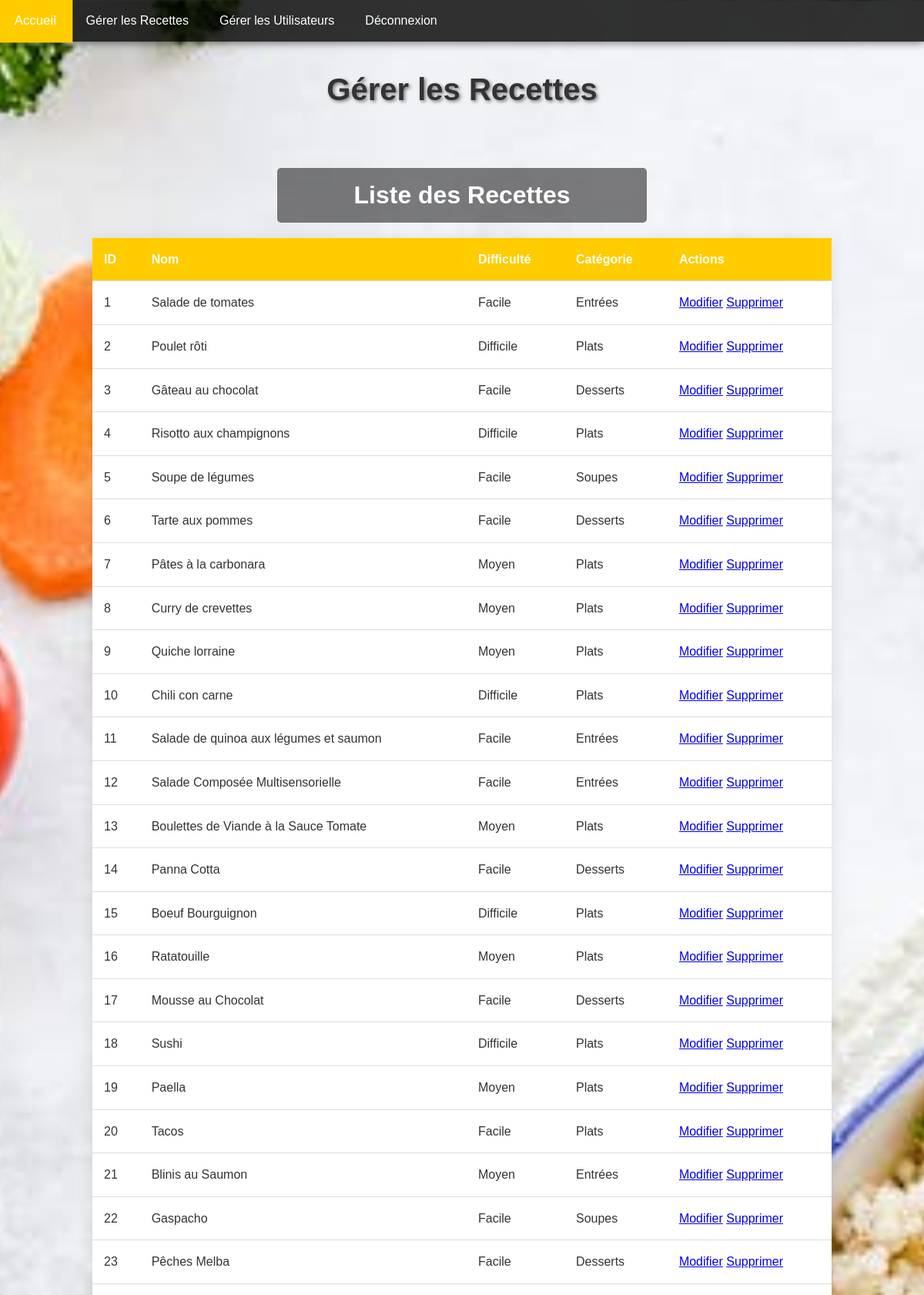
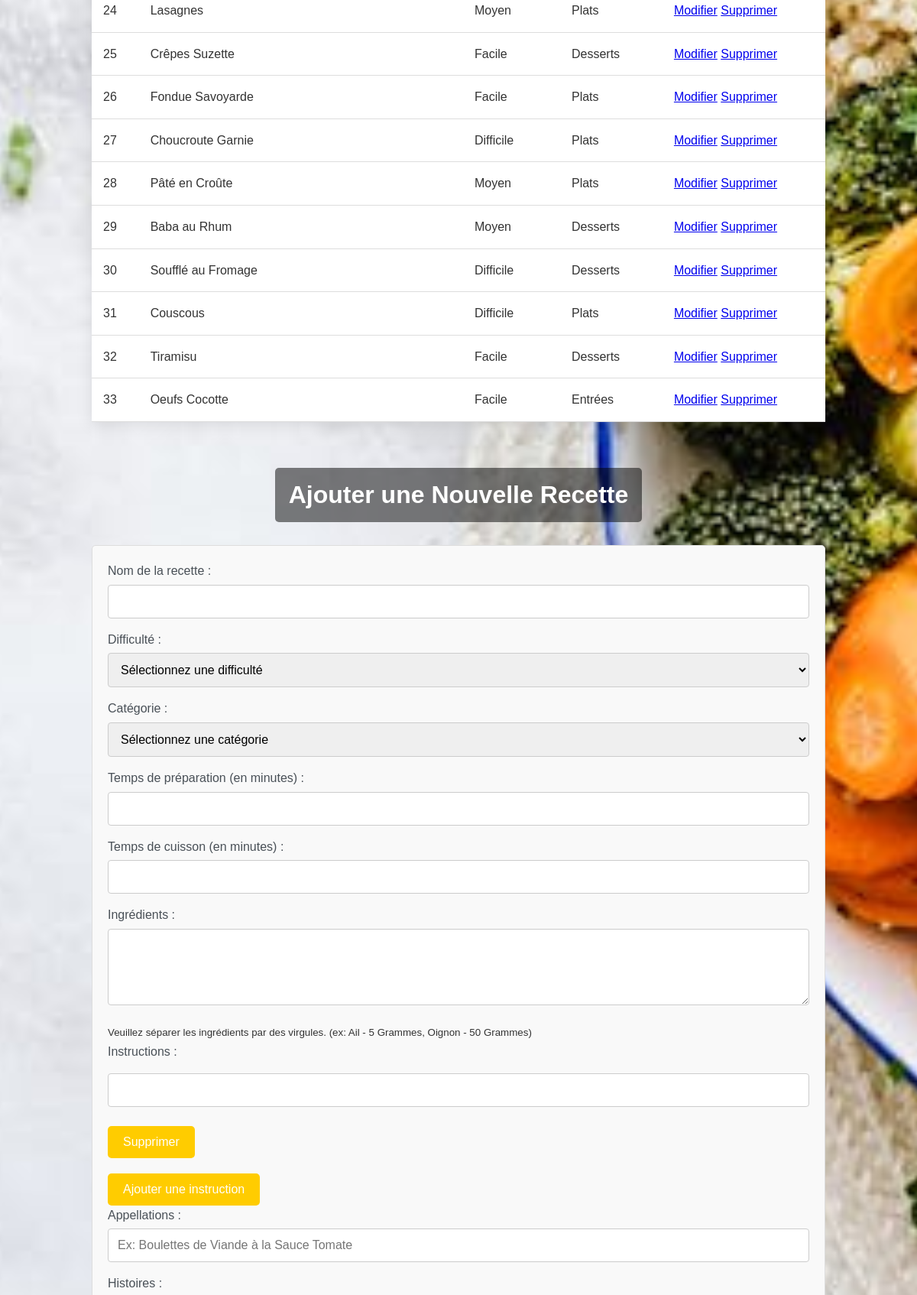
Page /mon_site_de_cuisine/admin/manage_recipes.php (upper part) on the committed database (2 pictures, top to bottom).
### tables this page shows
CREATE TABLE IF NOT EXISTS `recettes` (
  `id_recette` int NOT NULL AUTO_INCREMENT,
  `nom` varchar(50) NOT NULL,
  `id_difficulte` int NOT NULL,
  `id_utilisateur` int NOT NULL,
  `id_catg` int NOT NULL,
  PRIMARY KEY (`id_recette`),
  UNIQUE KEY `unique_nom_recette` (`nom`),
  KEY `id_difficulte` (`id_difficulte`),
  KEY `id_utilisateur` (`id_utilisateur`),
  KEY `fk_id_categorie` (`id_catg`)
);

### mon_site_de_cuisine/admin/manage_recipes.php (the view, shortened to what this page needs)
<?php
require '../data/db.php';
$stmt = $pdo->query("SELECT * FROM recettes");
$recettes = $stmt->fetchAll(PDO::FETCH_ASSOC);
?>
<!DOCTYPE html>
<html lang="fr">
<head>
    <link rel="stylesheet" href="../css/style.css">
</head>
<body>
    <nav class="main-nav">
        <ul>
            <li><a href="dashboard.php">Accueil</a></li>
            <li><a href="manage_recipes.php">Gérer les Recettes</a></li>
            <li><a href="manage_users.php">Gérer les Utilisateurs</a></li>
            <li><a href="../logout.php">Déconnexion</a></li>
        </ul>
    </nav>
    <h1 class="main-title">Gérer les Recettes</h1>
    <h2>Liste des Recettes</h2>
    <table>
        <thead>
            <tr>
                <th>ID</th>
                <th>Nom</th>
                <th>Difficulté</th>
                <th>Catégorie</th>
                <th>Actions</th>
            </tr>
        </thead>
        <tbody>
            <?php foreach ($recettes as $recette): ?>
                <tr>
                    <td><?php echo htmlspecialchars($recette['id_recette']); ?></td>
                    <td><?php echo htmlspecialchars($recette['nom']); ?></td>
                    <td>
                        <?php
                        switch ($recette['id_difficulte']) {
                            case 1:
                                echo "Facile";
                                break;
                            case 2:
                                echo "Moyen";
                                break;
                            case 3:
                                echo "Difficile";
                                break;
                        }
                        ?>
                    <td>
                        <?php
                        switch ($recette['id_catg']) {
                            case 1:
                                echo "Entrées";
                                break;
                            case 2:
                                echo "Plats";
                                break;
                            case 3:
                                echo "Desserts";
                                break;
                            case 4:
                                echo "Soupes";
                                break;
                        }
                        ?>
                    </td>
                    <td>
                        <a href="modifier_recette.php?id=<?php echo $recette['id_recette']; ?>">Modifier</a>
                        <a href="?delete=<?php echo $recette['id_recette']; ?>" onclick="return confirmDelete();">Supprimer</a>
                    </td>
                </tr>
            <?php endforeach; ?>
        </tbody>
    </table>
    <h2>Ajouter une Nouvelle Recette</h2>
    <form action="" method="post">
        <label for="nom">Nom de la recette :</label>
        <input type="text" id="nom" name="nom" required>
        <label for="id_difficulte">Difficulté :</label>
        <select id="id_difficulte" name="id_difficulte" required>
            <option value="">Sélectionnez une difficulté</option>
        </select>
        <label for="id_catg">Catégorie :</label>
        <select id="id_catg" name="id_catg" required>
            <option value="">Sélectionnez une catégorie</option>
        </select>
        <label for="temps_preparation">Temps de préparation (en minutes) :</label>
        <input type="number" id="temps_preparation" name="temps_preparation" required>
        <label for="temps_cuisson">Temps de cuisson (en minutes) :</label>
        <input type="number" id="temps_cuisson" name="temps_cuisson" required>
        <label for="ingredients">Ingrédients :</label>
        <textarea id="ingredients" name="ingredients" rows="4" required></textarea>
        <small>Veuillez séparer les ingrédients par des virgules. (ex: Ail - 5 Grammes, Oignon - 50 Grammes)</small>
        <label>Instructions :</label>
        <div id="instructionsContainer" class="instructions-container">
            <div class="instruction">
                <input type="text" name="instructions[]" required>
                <button type="button" class="remove-instruction">Supprimer</button>
            </div>
        </div>
        <button type="button" id="addInstruction">Ajouter une instruction</button>
        <label for="appellations">Appellations :</label>
        <input type="text" id="appellations" name="appellations" placeholder="Ex: Boulettes de Viande à la Sauce Tomate">
        <label for="histoires">Histoires :</label>
    </form>
</body>
</html>

### mon_site_de_cuisine/css/style.css (style rules this page uses)
* { box-sizing: border-box; margin: 0; padding: 0; }
body { display: flex; flex-direction: column; justify-content: center; align-items: center; min-height: 100vh; margin: 0; font-family: "Arial", sans-serif; background-image: url("../images/image_fond_ecran.jpeg"); background-size: cover; background-position: center; color: #333; line-height: 1.6; }
.main-nav { width: 100%; background-color: rgba(0, 0, 0, 0.8); z-index: 1000; box-shadow: 0 2px 10px rgba(0, 0, 0, 0.5); }
.main-nav ul { list-style-type: none; margin: 0; padding: 0; }
.main-nav ul li { float: left; position: relative; }
.main-nav ul li a { display: block; color: white; text-align: center; padding: 14px 20px; text-decoration: none; transition: background-color 0.3s, transform 0.3s; }
.main-title { text-align: center; font-size: 2.5em; margin: 30px 0; text-shadow: 2px 2px 4px rgba(0, 0, 0, 0.5); }
h2 { width: 40%; margin-top: 40px; margin-left: auto; margin-right: auto; text-align: center; font-size: 2em; color: white; background-color: rgba(0, 0, 0, 0.5); padding: 10px; border-radius: 5px; }
label { display: block; margin-bottom: 5px; color: #495057; }
input[type="text"], input[type="password"] { width: 100%; padding: 10px; border: 1px solid #ccc; border-radius: 5px; transition: border-color 0.3s; }

### mon_site_de_cuisine/admin/manage_recipes.php (style rules this page uses)
table { width: 80%; margin: 20px auto; border-collapse: collapse; background-color: #fff; box-shadow: 0 4px 20px rgba(0, 0, 0, 0.1); }
th, td { padding: 15px; text-align: left; border-bottom: 1px solid #ddd; }
th { background-color: #ffcc00; color: #fff; }
form { background-color: #f9f9f9; border: 1px solid #ddd; border-radius: 5px; padding: 20px; margin: 30px auto; width: 80%; }
form label { display: block; margin-bottom: 5px; }
form input[type="text"], form input[type="number"], form select, form textarea { width: 100%; padding: 12px; margin-bottom: 15px; border: 1px solid #ccc; border-radius: 4px; font-size: 1em; }
form textarea { height: 100px; }
form button { background-color: #ffcc00; color: white; padding: 12px 20px; border: none; border-radius: 5px; cursor: pointer; font-size: 1em; transition: background-color 0.3s; margin-top: 10px; }
.instructions-container { margin-top: 15px; }
.instruction { margin-bottom: 10px; }

### rows in the picture
recettes: id_recette "1", nom "Salade de tomates", shows "Facile", shows "Entrées"
recettes: id_recette "2", nom "Poulet rôti", shows "Difficile", shows "Plats"
recettes: id_recette "3", nom "Gâteau au chocolat", shows "Facile", shows "Desserts"
recettes: id_recette "4", nom "Risotto aux champignons", shows "Difficile", shows "Plats"
recettes: id_recette "5", nom "Soupe de légumes", shows "Facile", shows "Soupes"
recettes: id_recette "6", nom "Tarte aux pommes", shows "Facile", shows "Desserts"
recettes: id_recette "7", nom "Pâtes à la carbonara", shows "Moyen", shows "Plats"
recettes: id_recette "8", nom "Curry de crevettes", shows "Moyen", shows "Plats"
recettes: id_recette "9", nom "Quiche lorraine", shows "Moyen", shows "Plats"
recettes: id_recette "10", nom "Chili con carne", shows "Difficile", shows "Plats"
recettes: id_recette "11", nom "Salade de quinoa aux légumes et saumon", shows "Facile", shows "Entrées"
recettes: id_recette "12", nom "Salade Composée Multisensorielle", shows "Facile", shows "Entrées"
recettes: id_recette "13", nom "Boulettes de Viande à la Sauce Tomate", shows "Moyen", shows "Plats"
recettes: id_recette "14", nom "Panna Cotta", shows "Facile", shows "Desserts"
recettes: id_recette "15", nom "Boeuf Bourguignon", shows "Difficile", shows "Plats"
recettes: id_recette "16", nom "Ratatouille", shows "Moyen", shows "Plats"
recettes: id_recette "17", nom "Mousse au Chocolat", shows "Facile", shows "Desserts"
recettes: id_recette "18", nom "Sushi", shows "Difficile", shows "Plats"
recettes: id_recette "19", nom "Paella", shows "Moyen", shows "Plats"
recettes: id_recette "20", nom "Tacos", shows "Facile", shows "Plats"
recettes: id_recette "21", nom "Blinis au Saumon", shows "Moyen", shows "Entrées"
recettes: id_recette "22", nom "Gaspacho", shows "Facile", shows "Soupes"
recettes: id_recette "23", nom "Pêches Melba", shows "Facile", shows "Desserts"
recettes: id_recette "24", nom "Lasagnes", shows "Moyen", shows "Plats"
recettes: id_recette "25", nom "Crêpes Suzette", shows "Facile", shows "Desserts"
recettes: id_recette "26", nom "Fondue Savoyarde", shows "Facile", shows "Plats"
recettes: id_recette "27", nom "Choucroute Garnie", shows "Difficile", shows "Plats"
recettes: id_recette "28", nom "Pâté en Croûte", shows "Moyen", shows "Plats"
recettes: id_recette "29", nom "Baba au Rhum", shows "Moyen", shows "Desserts"
recettes: id_recette "30", nom "Soufflé au Fromage", shows "Difficile", shows "Desserts"
recettes: id_recette "31", nom "Couscous", shows "Difficile", shows "Plats"
recettes: id_recette "32", nom "Tiramisu", shows "Facile", shows "Desserts"
recettes: id_recette "33", nom "Oeufs Cocotte", shows "Facile", shows "Entrées"
